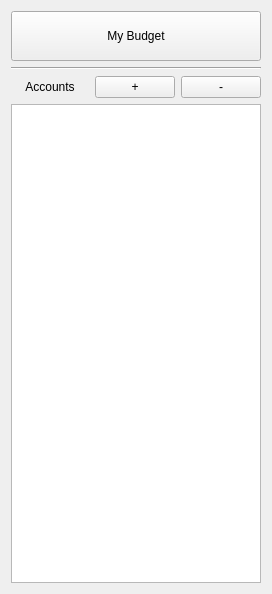
<?xml version="1.0" encoding="UTF-8"?>
<ui version="4.0">
 <class>Sidebar</class>
 <widget class="QWidget" name="Sidebar">
  <property name="geometry">
   <rect>
    <x>0</x>
    <y>0</y>
    <width>272</width>
    <height>594</height>
   </rect>
  </property>
  <property name="sizePolicy">
   <sizepolicy hsizetype="Fixed" vsizetype="Preferred">
    <horstretch>0</horstretch>
    <verstretch>0</verstretch>
   </sizepolicy>
  </property>
  <property name="minimumSize">
   <size>
    <width>175</width>
    <height>0</height>
   </size>
  </property>
  <property name="windowTitle">
   <string>Form</string>
  </property>
  <layout class="QVBoxLayout" name="verticalLayout">
   <item>
    <widget class="QPushButton" name="myBudgetButton">
     <property name="minimumSize">
      <size>
       <width>0</width>
       <height>50</height>
      </size>
     </property>
     <property name="text">
      <string>My Budget</string>
     </property>
    </widget>
   </item>
   <item>
    <widget class="Line" name="line">
     <property name="orientation">
      <enum>Qt::Horizontal</enum>
     </property>
    </widget>
   </item>
   <item>
    <layout class="QHBoxLayout" name="horizontalLayout">
     <item>
      <widget class="QLabel" name="label">
       <property name="text">
        <string>Accounts</string>
       </property>
       <property name="alignment">
        <set>Qt::AlignCenter</set>
       </property>
      </widget>
     </item>
     <item>
      <widget class="QPushButton" name="addAccountButton">
       <property name="sizePolicy">
        <sizepolicy hsizetype="Fixed" vsizetype="Fixed">
         <horstretch>0</horstretch>
         <verstretch>0</verstretch>
        </sizepolicy>
       </property>
       <property name="minimumSize">
        <size>
         <width>50</width>
         <height>0</height>
        </size>
       </property>
       <property name="text">
        <string>+</string>
       </property>
      </widget>
     </item>
     <item>
      <widget class="QPushButton" name="removeAccountButton">
       <property name="sizePolicy">
        <sizepolicy hsizetype="Fixed" vsizetype="Fixed">
         <horstretch>0</horstretch>
         <verstretch>0</verstretch>
        </sizepolicy>
       </property>
       <property name="minimumSize">
        <size>
         <width>50</width>
         <height>0</height>
        </size>
       </property>
       <property name="text">
        <string>-</string>
       </property>
      </widget>
     </item>
    </layout>
   </item>
   <item>
    <widget class="QListView" name="accountsListView"/>
   </item>
  </layout>
 </widget>
 <resources/>
 <connections/>
</ui>
